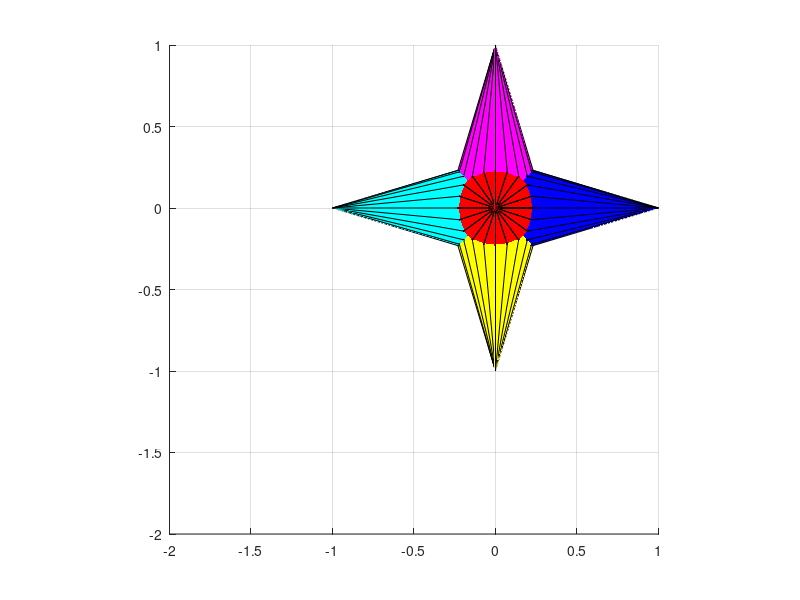

MATLAB code for this plot: (Note: this script raises an error after producing the figure.)
% A = meshgrid(linspace(0, 2*pi, 40), linspace(0, 2*pi, 40)) ;
% 
% X = .3 .* cos(A);
% Y = .3 .* sin(A);
% 
% Z = meshgrid(linspace(-.3, .3, 40), linspace(-.3, .3, 40))';
% 
% surf(Z, Y, X), axis equal

ax = axes('XLim',[-2 1],'YLim',[-2 1],'ZLim',[-1 1]);
view(3); grid on; axis equal

[x y z] = cylinder([.3 0]);
h(1) = surface(x,y,z,'FaceColor','red');
h(2) = surface(x,y,-z,'FaceColor','green');
h(3) = surface(z,x,y,'FaceColor','blue');
h(4) = surface(-z,x,y,'FaceColor','cyan');
h(5) = surface(y,z,x,'FaceColor','magenta');
h(6) = surface(y,-z,x,'FaceColor','yellow');

t1 = hgtransform('Parent',ax);
t2 = hgtransform('Parent',ax);

set(gcf,'Renderer','opengl')

set(h(1:6),'Parent',t1)
h2 = copyobj(h(1:2),t2);

Txy = makehgtform('translate',[-1.5 -1.5 0]);
set(t2,'Matrix',Txy)
drawnow

% Rotate 10 times (2pi radians = 1 rotation) 
for r = 1:.1:20*pi 
	% Form z-axis rotation matrix 
	Rz = makehgtform('xrotate',r);
    RRz = makehgtform('zrotate',(2*r));
	% Set transforms for both hgtransform objects 
	set(t1,'Matrix',Rz)
	set(t2,'Matrix',Txy*(RRz))
	drawnow
    %pause(.);
end